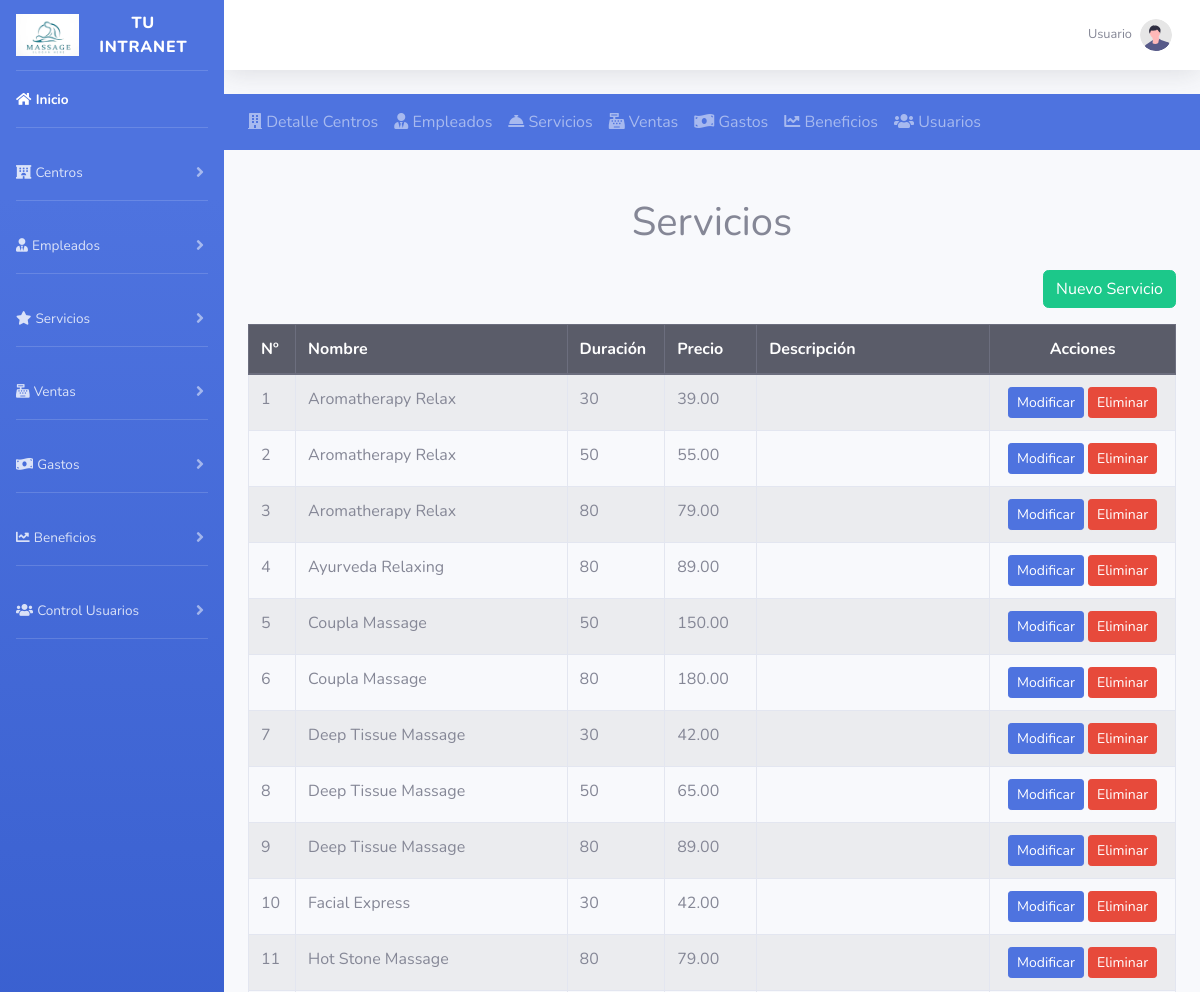
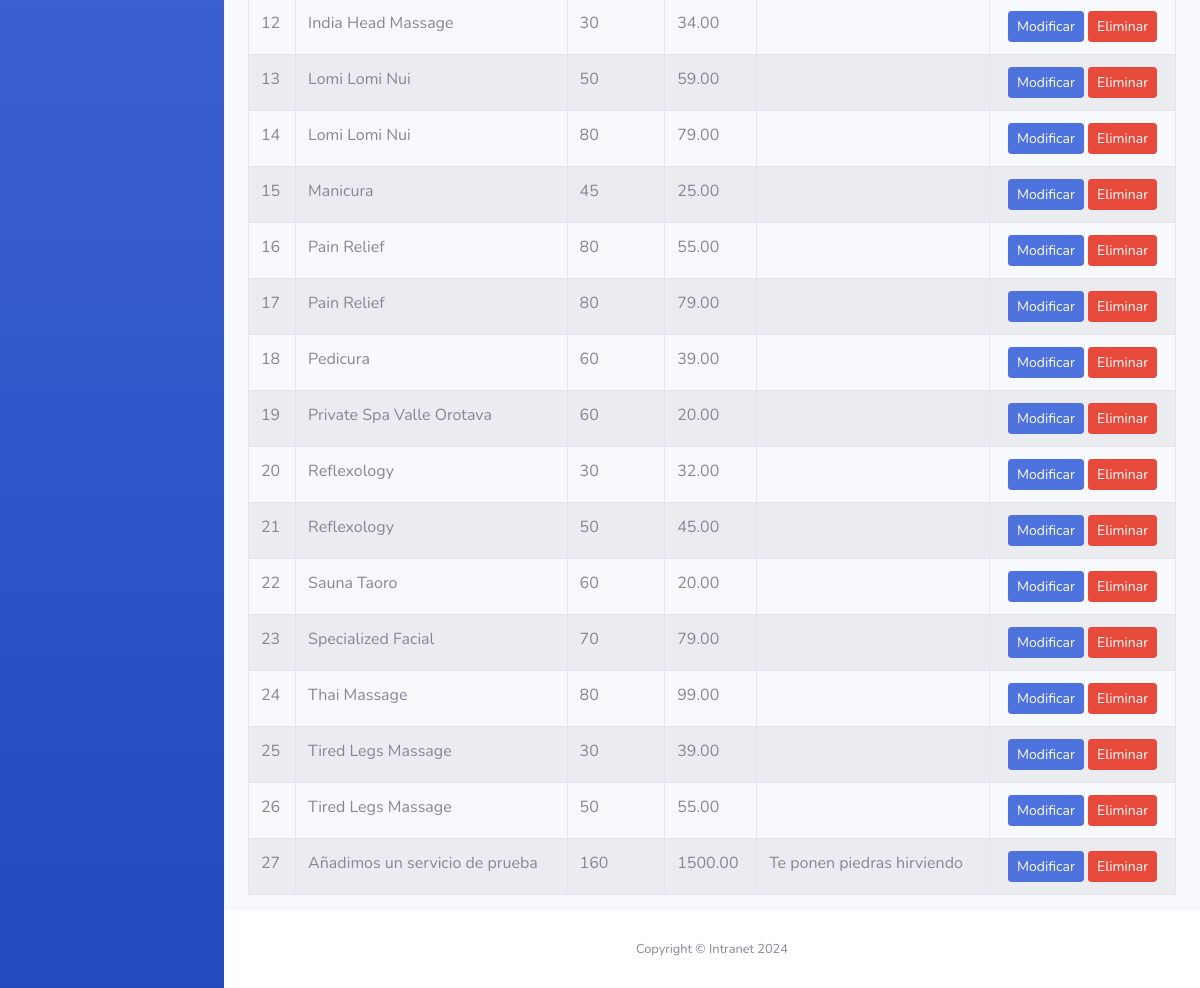
Page /index_servicios.php (signed in) on the committed database (2 pictures, top to bottom).
### tables this page shows
CREATE TABLE `servicios` (
  `id` int NOT NULL AUTO_INCREMENT,
  `nombre` varchar(255) NOT NULL,
  `duracion` int NOT NULL,
  `precio` decimal(10,2) NOT NULL,
  `descripcion` longtext,
  PRIMARY KEY (`id`)
);

### app/controladores/ServiciosControlador.php (called while the page is built, shortened)
<?php
class ServiciosControlador
{
    private $servicioModelo;
    public function __construct()
    {
        $this->servicioModelo = new ServiciosModelo(Conexion::obtenerConexion());
    }
    public function index()
    {
        try {
            $servicios = $this->servicioModelo->mostrarServicios();
            require_once __DIR__ . '/../vistas/servicios/mostrar_servicios.php';
        } catch (\Exception $e) {
            error_log("Error al listar los servicios: " . $e->getMessage());
            echo "Hubo un error al cargar la lista de servicios.";
        }
    }
}

### app/config/conexion.php (called while the page is built, shortened)
<?php
class Conexion{
public static function obtenerConexion()
{
    require __DIR__ . '/config.php';
    try {
        $dbConexion = new \PDO(
            "mysql:host=$host;dbname=$dbname;charset=utf8",
            $user,
            $password,
            [
                \PDO::ATTR_ERRMODE => \PDO::ERRMODE_EXCEPTION,
                \PDO::ATTR_DEFAULT_FETCH_MODE => \PDO::FETCH_ASSOC,
                \PDO::ATTR_EMULATE_PREPARES => false,
            ]
        );
        return $dbConexion;
    } catch (\PDOException $e) {
        error_log("Error de conexión: Línea" . $e->getLine() . " - Mensaje: " . $e->getMessage());
        die("Error al conectar a la base de datos");
    }
}
}

### app/modelos/ServiciosModelo.php (called while the page is built, shortened)
<?php
class ServiciosModelo
{
    private $db;
    public function __construct($dbConexion)
    {
        $this->db = $dbConexion;
    }
    public function mostrarServicios()
    {
        try {
            $sql = "SELECT * FROM servicios";
            $stm = $this->db->prepare($sql);
            $stm->execute();
            return $stm->fetchAll();
        } catch (\PDOException $e) {
            error_log("Error al mostrar el servicio: " . $e->getLine() . " " . $e->getMessage());
            return false;
        }
    }
}

### app/vistas/servicios/mostrar_servicios.php (the view, shortened to what this page needs)
<?php
include __DIR__ . '/../../../plantillas/cabecera.php';
include __DIR__ . '/../../../plantillas/barra_navegacion.php';
$contador = 1;
?>
<body>
    <div class="container mt-5 embed-responsive">
        <h1 class="text-center mb-4">Servicios</h1>
        <div class="text-right mb-3">
            <a href="/public/index_servicios.php?accion=crear" class="btn btn-success">Nuevo Servicio</a>
        </div>
        <?php if (!empty($servicios)) : ?>
            <table class="table table-striped table-bordered">
                <thead class="thead-dark">
                    <tr>
                        <th>Nº</th>
                        <th>Nombre</th>
                        <th>Duración</th>
                        <th>Precio</th>
                        <th>Descripción</th>
                        <th class="text-center">Acciones</th>
                    </tr>
                </thead>
                <tbody>
                    <?php foreach ($servicios as $servicio) : ?>
                        <tr>
                            <td><?php echo $contador++; ?></td>
                            <td><?php echo htmlspecialchars($servicio['nombre']); ?></td>
                            <td><?php echo htmlspecialchars($servicio['duracion']); ?></td>
                            <td><?php echo htmlspecialchars($servicio['precio']); ?></td>
                            <td><?php echo isset($servicio['descripcion']) ? htmlspecialchars($servicio['descripcion']) : ''; ?></td>
                            <td class="text-center">
                                <form method="POST" action="/public/index_servicios.php" style="display:inline;">
                                    <button type="submit" class="btn btn-primary btn-sm">Modificar</button>
                                </form>
                                <form method="POST" action="/public/index_servicios.php" style="display:inline;">
                                    <button type="submit" class="btn btn-danger btn-sm" onclick="return confirmarEliminacion()">Eliminar</button>
                                </form>
                            </td>
                        </tr>
                    <?php endforeach; ?>
                </tbody>
            </table>
        <?php else : ?>
            <p class="text-center">No hay servicios registrados.</p>
        <?php endif; ?>
    </div>
</body>
</html>
<?php
include __DIR__ . '/../../../plantillas/pie.php';
?>

### public/index_servicios.php (shortened to what this page needs)
<?php
$controlador = new ServiciosControlador();
if ($_SERVER['REQUEST_METHOD'] === 'GET' && !isset($_GET['accion'])) {
    $controlador->index();
    exit();
}

### plantillas/cabecera.php (shortened to what this page needs)
<!DOCTYPE html>
<html lang="es">
<head>
    <link href="/vendor/fontawesome-free/css/all.min.css" rel="stylesheet" type="text/css">
    <link rel="stylesheet" href="/public/css/estilos.css">
    <link href="/public/css/sb-admin-2.min.css" rel="stylesheet">
</head>
<body id="page-top">
    <div id="wrapper">
        <ul class="navbar-nav bg-gradient-primary sidebar sidebar-dark accordion" id="accordionSidebar">
            <a class="sidebar-brand d-flex align-items-center justify-content-center" href="/public/index.php">
                <div class="sidebar-brand-icon">
                    <img src="/public/imgs/logo.png" alt="Intranet Administración" class="img-fluid"></img>
                </div>
                <div class="sidebar-brand-text mx-3">TU INTRANET</div>
            </a>
            <hr class="sidebar-divider my-0">
            <li class="nav-item active">
                <a class="nav-link" href="/public/index.php">
                    <span class="fas fa-home"></span>
                    <span>Inicio</span>
                </a>
            </li>
            <hr class="sidebar-divider">
            <li class="nav-item">
                <a class="nav-link collapsed" href="#" data-toggle="collapse" data-target="#collapseTwo" aria-expanded="true" aria-controls="collapseTwo">
                    <span class="fas fa-hotel"></span>
                    <span>Centros</span></a>
            </li>
            <hr class="sidebar-divider">
            <li class="nav-item">
                <a class="nav-link collapsed" href="#" data-toggle="collapse" data-target="#collapseEmpleados" aria-expanded="true" aria-controls="collapseEmpleados">
                    <span class="fas fa-user-tie"></span>
                    <span>Empleados</span></a>
            </li>
            <hr class="sidebar-divider">
            <li class="nav-item">
                <a class="nav-link collapsed" href="#" data-toggle="collapse" data-target="#collapseServicios" aria-expanded="true" aria-controls="collapseServicios">
                    <span class="fas fa-solid fa-star"></span>
                    <span>Servicios</span></a>
            </li>
            <hr class="sidebar-divider">
            <li class="nav-item">
                <a class="nav-link collapsed" href="#" data-toggle="collapse" data-target="#collapseVentas" aria-expanded="true" aria-controls="collapseVentas">
                    <span class="fas fa-cash-register"></span>
                    <span>Ventas</span></a>
            </li>
            <hr class="sidebar-divider">
            <li class="nav-item">
                <a class="nav-link collapsed" href="#" data-toggle="collapse" data-target="#collapseGastos" aria-expanded="true" aria-controls="collapseGastos">
                    <span class="fas fa-money-bill-wave"></span>
                    <span>Gastos</span></a>
            </li>
            <hr class="sidebar-divider">
            <li class="nav-item">
                <a class="nav-link collapsed" href="#" data-toggle="collapse" data-target="#collapseBeneficios" aria-expanded="true" aria-controls="collapseBeneficios">
                    <span class="fas fa-chart-line"></span>
                    <span>Beneficios</span></a>
            </li>
            <hr class="sidebar-divider">
            <li class="nav-item">
                <a class="nav-link collapsed" href="#" data-toggle="collapse" data-target="#collapseUsuarios" aria-expanded="true" aria-controls="collapseUsuarios">
                    <span class="fas fa-users"></span>
                    <span>Control Usuarios</span></a>
            </li>
            <hr class="sidebar-divider">
        </ul>
        <div id="content-wrapper" class="d-flex flex-column">
            <div id="content">
                <nav class="navbar navbar-expand navbar-light bg-white topbar mb-4 static-top shadow">
                    <ul class="navbar-nav ml-auto">
                        <li class="nav-item dropdown no-arrow">
                            <a class="nav-link dropdown-toggle" href="#" id="userDropdown" role="button" data-toggle="dropdown" aria-haspopup="true" aria-expanded="false">
                                <span class="mr-2 d-none d-lg-inline text-gray-600 small">Usuario</span>
                                <img class="img-profile rounded-circle" src="/public/imgs/profile.svg">
                            </a>
                        </li>
                    </ul>
                </nav>

### plantillas/barra_navegacion.php (shortened to what this page needs)
<nav class="navbar navbar-expand-lg navbar-dark bg-primary">
    <div class="collapse navbar-collapse" id="navbarNav">
        <ul class="navbar-nav">
            <li class="nav-item">
                <a class="nav-link" href="/public/index_centros.php">
                    <span class="fas fa-building"></span> Detalle Centros
                </a>
            </li>
            <li class="nav-item">
                <a class="nav-link" href="/public/index_trabajadores.php">
                    <span class="fas fa-user-tie"></span> Empleados
                </a>
            </li>
            <li class="nav-item">
                <a class="nav-link" href="/public/index_servicios.php">
                    <span class="fas fa-concierge-bell"></span> Servicios
                </a>
            </li>
            <li class="nav-item">
                <a class="nav-link" href="/public/index_ventas.php">
                    <span class="fas fa-cash-register"></span> Ventas
                </a>
            </li>
            <li class="nav-item">
                <a class="nav-link" href="/plantillas/en_construccion.php">
                    <span class="fas fa-money-bill-wave"></span> Gastos
                </a>
            </li>
            <li class="nav-item">
                <a class="nav-link" href="/plantillas/en_construccion.php">
                    <span class="fas fa-chart-line"></span> Beneficios
                </a>
            </li>
            <li class="nav-item">
                <a class="nav-link" href="/plantillas/en_construccion.php">
                    <span class="fas fa-users"></span> Usuarios
                </a>
            </li>
        </ul>
    </div>
</nav>

### plantillas/pie.php (shortened to what this page needs)
            <footer class="sticky-footer bg-white">
                <div class="container my-auto">
                    <div class="copyright text-center my-auto">
                        <span>Copyright &copy; Intranet 2024</span>
                    </div>
                </div>
            </footer>
</body>
</html>

### rows in the picture
servicios: nombre "Aromatherapy Relax", duracion "30", precio "39.00"
servicios: nombre "Aromatherapy Relax", duracion "50", precio "55.00"
servicios: nombre "Aromatherapy Relax", duracion "80", precio "79.00"
servicios: nombre "Ayurveda Relaxing", duracion "80", precio "89.00"
servicios: nombre "Coupla Massage", duracion "50", precio "150.00"
servicios: nombre "Coupla Massage", duracion "80", precio "180.00"
servicios: nombre "Deep Tissue Massage", duracion "30", precio "42.00"
servicios: nombre "Deep Tissue Massage", duracion "50", precio "65.00"
servicios: nombre "Deep Tissue Massage", duracion "80", precio "89.00"
servicios: nombre "Facial Express", duracion "30", precio "42.00"
servicios: nombre "Hot Stone Massage", duracion "80", precio "79.00"
servicios: nombre "India Head Massage", duracion "30", precio "34.00"
servicios: nombre "Lomi Lomi Nui", duracion "50", precio "59.00"
servicios: nombre "Lomi Lomi Nui", duracion "80", precio "79.00"
servicios: nombre "Manicura", duracion "45", precio "25.00"
servicios: nombre "Pain Relief", duracion "80", precio "55.00"
servicios: nombre "Pain Relief", duracion "80", precio "79.00"
servicios: nombre "Pedicura", duracion "60", precio "39.00"
servicios: nombre "Private Spa Valle Orotava", duracion "60", precio "20.00"
servicios: nombre "Reflexology", duracion "30", precio "32.00"
servicios: nombre "Reflexology", duracion "50", precio "45.00"
servicios: nombre "Sauna Taoro", duracion "60", precio "20.00"
servicios: nombre "Specialized Facial", duracion "70", precio "79.00"
servicios: nombre "Thai Massage", duracion "80", precio "99.00"
servicios: nombre "Tired Legs Massage", duracion "30", precio "39.00"
servicios: nombre "Tired Legs Massage", duracion "50", precio "55.00"
servicios: nombre "Añadimos un servicio de prueba", duracion "160", precio "1500.00", descripcion "Te ponen piedras hirviendo"
